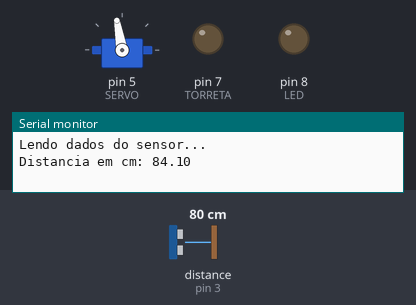
This sketch was run on a simulated Arduino Uno, built with avr-gcc and run on an emulated ATmega328P. Shown: servo, output pins drawn as LEDs (lit = HIGH), the last lines printed to the serial monitor. Wiring (inferred from the names in the program): ultrasonic range finder: trigger pin 4; echo pin 3. The test bench sets the inputs (shaded band); at power-on: distance to the obstacle (sensor on pin 3) 80 cm. The echo pulse lasts 58.3 µs per cm; pins used as bus, display or sensor lines are not drawn.

Above: at 2.2 s.
2.3 s: distance to the obstacle (sensor on pin 3) set to 21 cm
6.4 s: distance to the obstacle (sensor on pin 3) set to 18 cm
At 7.8 s:
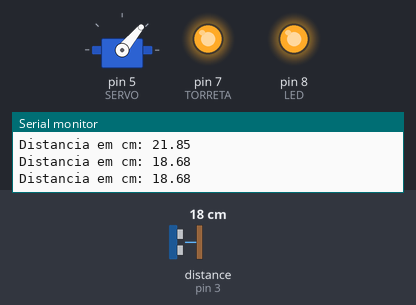
8.5 s: distance to the obstacle (sensor on pin 3) set to 35 cm
At 12.4 s:
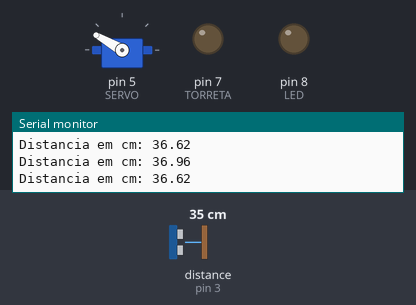
12.6 s: distance to the obstacle (sensor on pin 3) set to 2 cm
At 15.0 s:
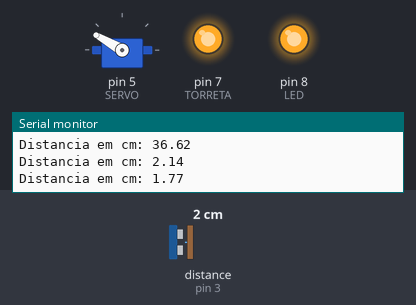
15.5 s: distance to the obstacle (sensor on pin 3) set to 60 cm
At 18.5 s:
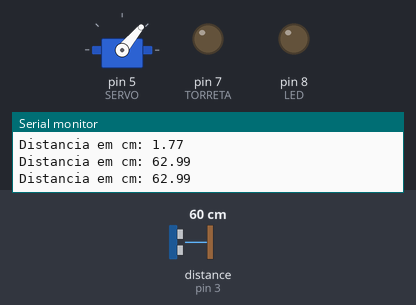
Timing chart, 0 to 20.5 s (numbered marks = the images above; inputs shaded):
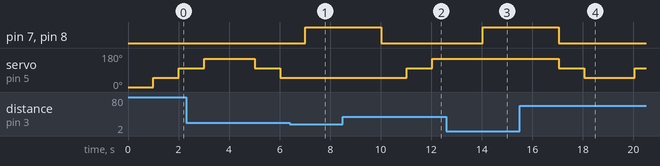

The sketch:

Tanque.ino
```cpp
/* TCC ELETRÔNICA 2020 Black Turtle
 * Guilherme Gil
 * Luan Bassi
 * Victor Hugo
 * Rafael Mota
 */

//Sensor ultrassom funciona com 5v
//Servo motor funciona com 5v

#include <Ultrasonic.h> //Carrega a biblioteca do sensor ultrassonico
#include <Servo.h>      //Carrega a biblioteca do servo motor

//Definição dos pinos para o trigger e echo ( ultrassom )
#define pino_trigger 4
#define pino_echo 3

// Porta Digital 5 PWM ( Servo )
#define SERVO 5

//Definição das saídas
#define TORRETA 7
#define LED 8

Servo s; // Variável Servo
int pos; // Posição Servo

// Variaveis globais

float cmMsec;
long microsec;

//Inicializa o sensor ( Ultrassom ) nos pinos definidos acima
Ultrasonic ultrasonic(pino_trigger, pino_echo);

//==================================================================================================

void setup(){
  pinMode( LED, OUTPUT );
  pinMode( TORRETA, OUTPUT );
  s.attach(SERVO);
  Serial.begin(9600);
  s.write(0); // Inicia o servo motor na posição zero
  delay(1000);
  Serial.println("Lendo dados do sensor..."); // Ultrassom
} //fecha setup()

 //==================================================================================================

void retornar()
{
  //TODO: implementar funcao de retorno
}

void colisao(){
  while(cmMsec <= 20){
    digitalWrite( LED, HIGH );
    digitalWrite( TORRETA, HIGH );
    microsec = ultrasonic.timing();
    cmMsec = ultrasonic.convert(microsec, Ultrasonic::CM);
    Serial.print("Distancia em cm: ");
    Serial.println(cmMsec);
    delay(1000);
    retornar();
  } //fecha while
  digitalWrite( LED, LOW );
  digitalWrite( TORRETA, LOW );
} //fecha colisao()

void sensor_moviment(int position){
    s.write(position); // escreve a posição para o servo usando a variável "pos"
    delay(500);
    microsec = ultrasonic.timing();
    cmMsec = ultrasonic.convert(microsec, Ultrasonic::CM);
    Serial.print("Distancia em cm: ");
    Serial.println(cmMsec);
    delay(500);
    colisao();
}

void loop(){
  for(pos = 50; pos <= 150; pos +=  50){ // O servo inicia na posição 50 e soma 50 até atingir 150; a cada soma ele realiza uma leitura no sensor
    sensor_moviment(pos);
  } //fechamento for direita

  for(pos = 150; pos >= 50; pos -= 50){ //O servo inicia na posição 150 e subtrai 50 até atingir 50; a cada subtração ele realiza uma leitura no sensor
    sensor_moviment(pos);
  } //fechamento for esquerda
}
```

Measured:
- the behaviour switches between 20 and 19 cm on distance to the obstacle (sensor on pin 3) (found by bisection; images 0 and 1)
- after the input at 6.4 s, pin 7 (TORRETA), pin 8 (LED): LOW → HIGH after 0.62 s; servo on pin 5 (SERVO): stays 50° (without the input it goes to 100° after 1.6 s)
- after the input at 8.5 s, pin 7 (TORRETA), pin 8 (LED): HIGH → LOW after 1.5 s; servo on pin 5 (SERVO): 50° → 100° after 2.5 s, → 150° 1.0 s later
- after the input at 12.6 s, pin 7 (TORRETA), pin 8 (LED): LOW → HIGH after 1.4 s; servo on pin 5 (SERVO): stays 150° (without the input it goes to 100° after 1.4 s)
- after the input at 15.5 s, pin 7 (TORRETA), pin 8 (LED): HIGH → LOW after 1.5 s; servo on pin 5 (SERVO): 150° → 100° after 1.5 s, → 50° 1.0 s later, → 100° 2.0 s later
